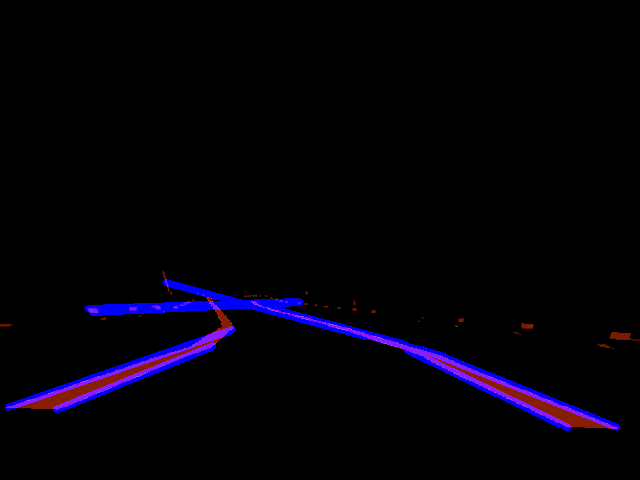
#> input picture line_parking.png, 640 x 480 px; its folder holds only this picture in this run
$ python -i perception.py   (imports and definitions only)
#> lines starting #> are read from the running program, lines starting #| are printed output that depends on the picture; after the words box and inside, x2 and y2 are one past the last pixel; in counts of white or black regions, pixels touching at a corner belong together
import math
import time

# pylint: disable=import-error
import cv2
import numpy as np
import matplotlib.pyplot as plt
import keyboard


twoLineExist=False
rightLineOnlyExit=False
leftLineOnlyExit=False

def make_coordinates(img,line_parameters):
    height, width, _ = img.shape
    if line_parameters is not None:
        slope, intercept = line_parameters
        #print(slope)
        if slope==0:
            slope=0.000000000001


        y1=height-70
        y2=300

        x1=max(-2*width,min(2*width,int((y1-intercept)/slope)))
        x2=max(-2*width,min(2*width,int((y2-intercept)/slope)))

    return np.array([x1,y1,x2,y2])

def average_slope_intercept(img, lines):
    global twoLineExist
    global rightLineOnlyExit
    global leftLineOnlyExit
    left_fit=[]
    right_fit=[]

    if lines is not None:
        for line in lines:
            x1,y1,x2,y2=line.reshape(4)
            parameters= np.polyfit((x1,x2),(y1,y2),1)
            slope=parameters[0]
            intercept=parameters[1]
            if slope < -0.3 and slope>-1.5 :
                left_fit.append((slope,intercept))
            elif slope>0.3 and slope<1.5:
                right_fit.append((slope,intercept))

    if  left_fit and right_fit:
        twoLineExist =True
        rightLineOnlyExit=False
        leftLineOnlyExit=False
        left_fit_average= np.average(left_fit,axis=0)
        left_line=make_coordinates(img,left_fit_average)
        right_fit_average= np.average(right_fit,axis=0)
        right_line=make_coordinates(img,right_fit_average)
        return np.array([left_line,right_line])
    elif left_fit :
        twoLineExist=False
        leftLineOnlyExit=True
        left_fit_average= np.average(left_fit,axis=0)
        left_line=make_coordinates(img,left_fit_average)
        return np.array([left_line])
    elif right_fit:
        twoLineExist=False
        rightLineOnlyExit=True
        right_fit_average= np.average(right_fit,axis=0)
        right_line=make_coordinates(img,right_fit_average)
        return np.array([right_line])
    else:
        twoLineExist =False
        leftLineOnlyExit=False
        rightLineOnlyExit=False
        return

def canny(img):
    #gray=cv2.cvtColor(img,cv2.COLOR_RGB2GRAY)
    blur= cv2.GaussianBlur(img,(5,5),0)
    canny=cv2.Canny(blur,50,150)
    return canny

def region_of_interest(img):
    h= img.shape[0]
    polygon = np.array([
    [(0,h-70),(640,h-70),(600,150),(80,150)]
    ])
    mask=np.zeros_like(img)
    cv2.fillPoly(mask,polygon,255)
    # cv2.imshow("cred_image",mask)
    masked_img = cv2.bitwise_and(img,mask)
    return masked_img

def display_lines(img,lines):
    line_image=np.zeros_like(img)

    if lines is not None:
        for x1,y1,x2,y2 in lines:
            #print(int(x1),int(y1),int(x2),int(y2))
            cv2.line(line_image,(int(x1),int(y1)),(int(x2),int(y2)),(0,0,255),5)
    return line_image

def perspective_warp(image):

    h, w , _ = image.shape
    source = np.float32([[10, 219],
    [600, 219],
    [10, 449],
    [600, 449]])
    # plt.imshow(image)
    # plt.show()
    destination = np.float32([[0, 0], [w, 0], [0, h], [w, h]])
    # Given src and dst points, calculate the perspective transform matrix
    M = cv2.getPerspectiveTransform(source, destination)
    # Warp the image using OpenCV warpPerspective()
    warped = cv2.warpPerspective(image, M, (image.shape[1], image.shape[0]))
    return warped

def perception(img):
    # cv2.imshow("original",img)
    steering_lines=np.zeros_like(img)
    height, width, _ = img.shape


    img=perspective_warp(img)
    # plt.imshow(img)
    # plt.show()
    #as the lane in the simulation is red so the following approch is used
    #this approch get all the red coloured object in th image
    hsv_frame = cv2.cvtColor(img, cv2.COLOR_BGR2HSV)
    lower_red = np.array([0, 50, 50])
    upper_red = np.array([10, 255, 255])
    red_mask = cv2.inRange(hsv_frame, lower_red, upper_red)
    masked = cv2.bitwise_and(hsv_frame, img, mask=red_mask)
    ###############################

    #canny is used to make edge detection
    Canny = canny(red_mask)
    ###############################
    cropped_image= region_of_interest(Canny)

    #warp_image=perspective_warp(Canny)
    cv2.imshow("cropped_image",cropped_image)


    lines= cv2.HoughLinesP(cropped_image,2,np.pi/150,50,minLineLength=10,maxLineGap=1)
    averaged_lines= average_slope_intercept(img,lines)
    line_image=display_lines(img,averaged_lines)
    combo_image=cv2.addWeighted(img,0.8,line_image,1,1)

    #mid line of the camera in the middle of the simulation
    mid_line= cv2.line(steering_lines,(int((width / 2)),int(height)),(int((width / 2)),int(height/2)),(255,0,0),2)
    combo_image=cv2.addWeighted(combo_image,0.8,mid_line,1,1)
    ##############################

    #mid line of the lane which is used to calculate the offset between it and the mid line
    if  twoLineExist:
        left_x2= averaged_lines[0][2]
        right_x2= averaged_lines[1][2]
        left_x1=averaged_lines[0][0]
        right_x1=averaged_lines[1][0]
        x_upper = int((left_x2 + right_x2) / 2)
        x_lower = int((left_x1 + right_x1) / 2 )
        mid_lane_segment_upper=cv2.line(steering_lines,(x_upper,300-10),(x_upper,300+10),(0,255,0),2)
        mid_lane_segment_lower=cv2.line(steering_lines,(x_lower,int(height-70-10)),(x_lower,int(height-70+10)),(0,255,0),2)
        combo_image=cv2.addWeighted(combo_image,0.8,mid_lane_segment_upper,1,1)
        combo_image=cv2.addWeighted(combo_image,0.8,mid_lane_segment_lower,1,1)
    ###############################

    color = (0,255, 0)
    thickness = 2
    if(twoLineExist):
        for x1, y1, x2, y2 in averaged_lines:
            cv2.circle(combo_image, (x1,y1 ), 5, color, thickness)
            cv2.circle(combo_image, (x2,y2 ), 5, color, thickness)
    return combo_image,averaged_lines ,leftLineOnlyExit ,rightLineOnlyExit,twoLineExist

>>> import cv2
>>> picture = cv2.imread('line_parking.png')
#> picture is the input picture: shape (480, 640, 3); mean B, G, R 8.5, 0.7, 3.1
>>> result = perception(picture)
#> in perspective_warp, `warped = cv2.warpPerspective(image, M, (image.shape[1], image.shape[0]))`:
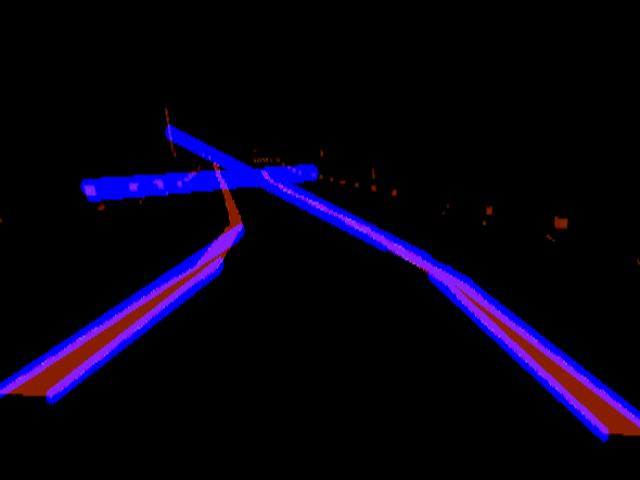
#> warped: shape (480, 640, 3); mean B, G, R 18.8, 1.4, 6.7
#> in perception, `hsv_frame = cv2.cvtColor(img, cv2.COLOR_BGR2HSV)`: hsv_frame: shape (480, 640, 3); mean H, S, V 10.7, 25.7, 21.4
#> in perception, `red_mask = cv2.inRange(hsv_frame, lower_red, upper_red)`:
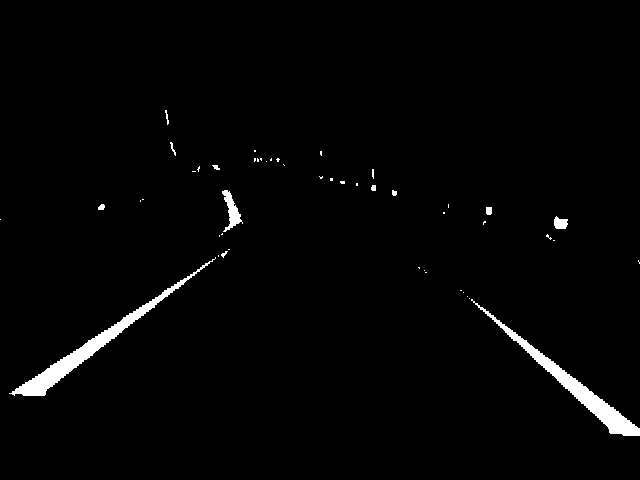
#> red_mask: shape (480, 640); 1.8% white; 48 white regions (36 under 20 px), largest, box (x1, y1, x2, y2) and area: (9, 257, 216, 396) 2423, (471, 299, 640, 436) 2290, (222, 190, 243, 232) 356
#> in perception, `masked = cv2.bitwise_and(hsv_frame, img, mask=red_mask)`: masked: shape (480, 640, 3); mean H, S, V 0, 0.5, 2.4
#> in canny, `canny=cv2.Canny(blur,50,150)`: canny: shape (480, 640); 0.61% white in thin lines or dots, all inside (x1, y1, x2, y2) = (8, 110, 640, 436)
#> in region_of_interest, `cv2.fillPoly(mask,polygon,255)`:
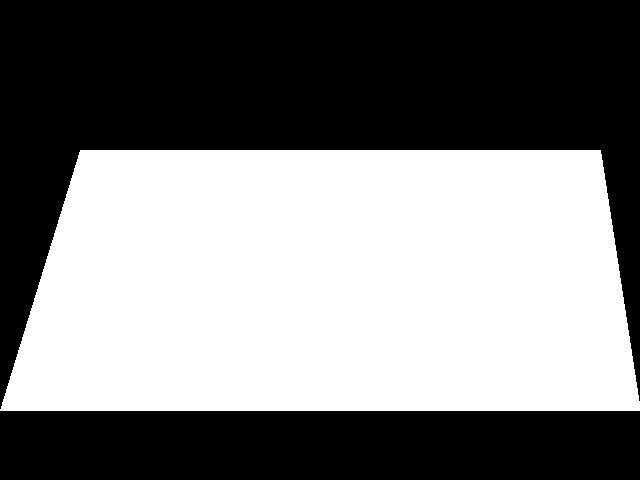
#> mask: shape (480, 640); 49.4% white; 1 white region, box (x1, y1, x2, y2) and area: (0, 150, 640, 411) 151627
#> in region_of_interest, `masked_img = cv2.bitwise_and(img,mask)`: masked_img: shape (480, 640); 0.56% white in thin lines or dots, all inside (x1, y1, x2, y2) = (8, 150, 618, 411)
#> in perception, `lines= cv2.HoughLinesP(cropped_image,2,np.pi/150,50,minLineLength=10,m..`: lines = 27 rows, first 6: [189, 274, 218, 254], [602, 399, 617, 410], [506, 325, 549, 359], [84, 361, 94, 353], [84, 343, 106, 329], [184, 282, 200, 271]
#> the loop in average_slope_intercept, `for line in lines:` made 27 passes
#> (x1, y1, x2, y2, slope, intercept) on passes 1 to 12: (189, 274, 218, 254, -0.69, 404.3), (602, 399, 617, 410, 0.733, -42.47), (506, 325, 549, 359, 0.791, -75.09), (84, 361, 94, 353, -0.8, 428.2), (84, 343, 106, 329, -0.636, 396.5), (184, 282, 200, 271, -0.687, 408.5), (55, 383, 83, 361, -0.786, 426.2), (525, 350, 549, 373, 0.958, -153.1), (162, 292, 178, 282, -0.625, 393.2), (182, 284, 194, 276, -0.667, 405.3), (503, 330, 513, 340, 1, -173), (44, 370, 84, 344, -0.65, 398.6)
#> after the loop in average_slope_intercept, `for line in lines:`: left_fit = [(-0.69, 404.3), (-0.8, 428.2), (-0.636, 396.5), (-0.687, 408.5), (-0.786, 426.2), (-0.625, 393.2), (-0.667, 405.3), (-0.65, 398.6), (-0.634, 395.4), (-0.786, 426.6), (-0.773, 424.5), (-0.667, 400), (-0.583, 384.8), (-0.611, 397.5), (-0.786, 427.2), (-0.765, 423.7)]; right_fit = [(0.733, -42.47), (0.791, -75.09), (0.958, -153.1), (1, -173), (0.958, -154.5), (0.75, -52.75), (0.889, -117.2), (0.818, -91.36), (0.818, -92.73), (1, -177), (0.824, -90.35)]
#> in average_slope_intercept, `left_fit_average= np.average(left_fit,axis=0)`: left_fit_average = [-0.697, 408.8]
#> in make_coordinates, `slope, intercept = line_parameters`: slope = -0.697; intercept = 408.8
#> in make_coordinates, `x1=max(-2*width,min(2*width,int((y1-intercept)/slope)))`: x1 = -1
#> in make_coordinates, `x2=max(-2*width,min(2*width,int((y2-intercept)/slope)))`: x2 = 156
#> in average_slope_intercept, `left_line=make_coordinates(img,left_fit_average)`: left_line = [-1, 410, 156, 300]
#> in average_slope_intercept, `right_fit_average= np.average(right_fit,axis=0)`: right_fit_average = [0.867, -110.9]
#> in average_slope_intercept, `right_line=make_coordinates(img,right_fit_average)`: right_line = [600, 410, 473, 300]
#> in perception, `averaged_lines= average_slope_intercept(img,lines)`: averaged_lines = [[-1, 410, 156, 300], [600, 410, 473, 300]]
#> the loop in display_lines, `for x1,y1,x2,y2 in lines:` made 2 passes
#> after the loop in display_lines, `for x1,y1,x2,y2 in lines:`:
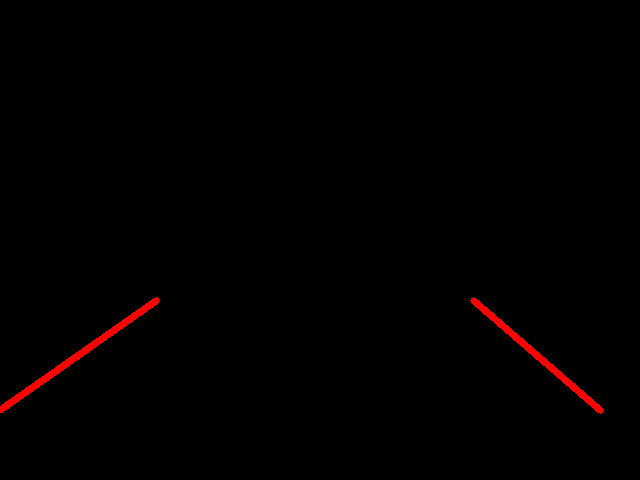
#> line_image: shape (480, 640, 3); mean of channels 0, 1, 2 0, 0, 2.1; drawn as B, G, R
#> in perception, `combo_image=cv2.addWeighted(combo_image,0.8,mid_line,1,1)`:
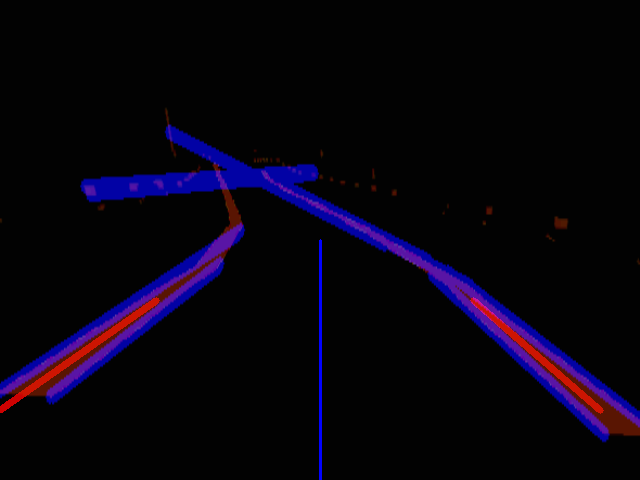
#> combo_image: shape (480, 640, 3); mean B, G, R 14.6, 2.9, 7.3
#> in perception, `left_x2= averaged_lines[0][2]`: left_x2 = 156
#> in perception, `right_x2= averaged_lines[1][2]`: right_x2 = 473
#> in perception, `left_x1=averaged_lines[0][0]`: left_x1 = -1
#> in perception, `right_x1=averaged_lines[1][0]`: right_x1 = 600
#> in perception, `x_upper = int((left_x2 + right_x2) / 2)`: x_upper = 314
#> in perception, `x_lower = int((left_x1 + right_x1) / 2 )`: x_lower = 299
#> in perception, `combo_image=cv2.addWeighted(combo_image,0.8,mid_lane_segment_lower,1,1)`:
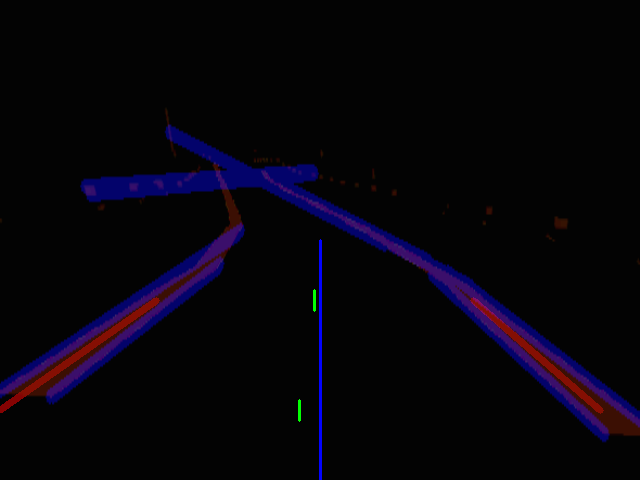
#> combo_image: shape (480, 640, 3); mean B, G, R 11.3, 3.7, 6.4
#> the loop in perception, `for x1, y1, x2, y2 in averaged_lines:` made 2 passes
#> after the loop in perception, `for x1, y1, x2, y2 in averaged_lines:`:
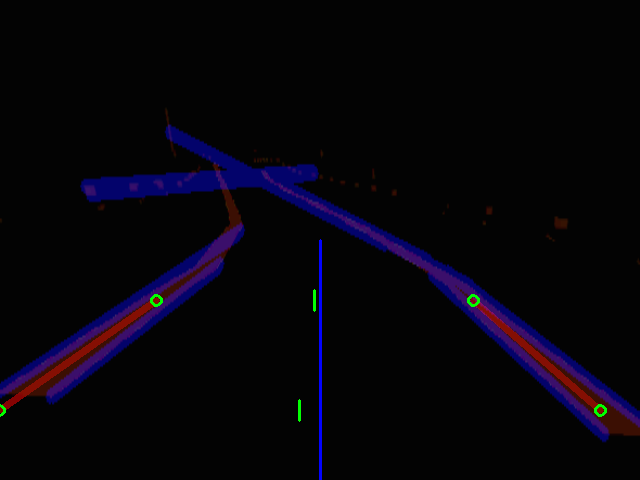
#> combo_image: shape (480, 640, 3); 0.1% of pixels changed, all inside (x1, y1, x2, y2) = (0, 294, 607, 417)
#> result = 5 items
